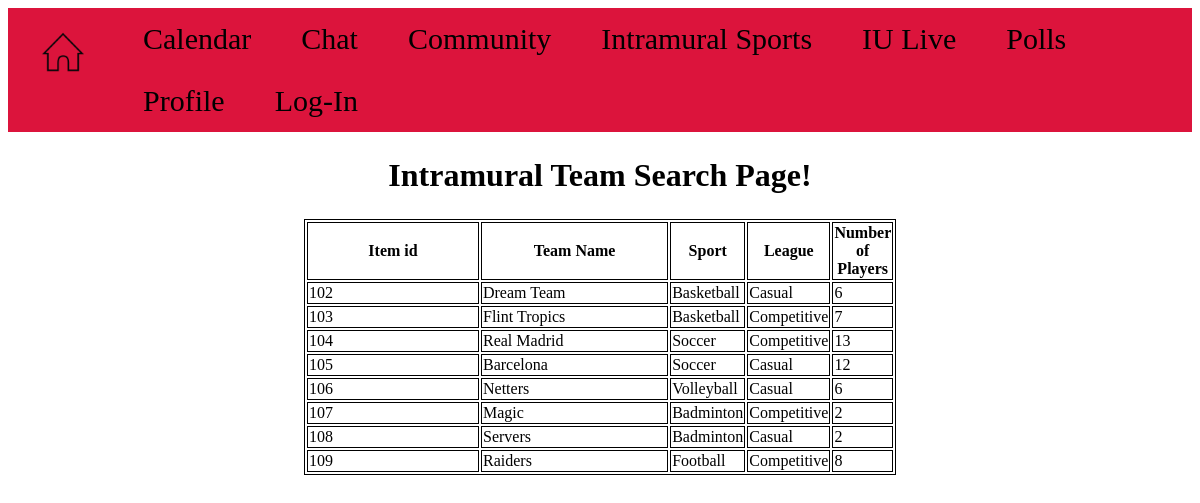
Screenshot of /teamsearch.php with the database file from the repository.
### tables this page shows
CREATE TABLE Teams(
Team_id INT NOT NULL AUTO_INCREMENT,
team_name VARCHAR(40),
Sport VARCHAR(20),
League VARCHAR(15),
Num_players INT(2),
PRIMARY KEY (Team_id)
);

### teamsearch.php (the view, shortened to what this page needs)
<html>
    <head>
        <link rel="stylesheet" href="css/style.css">
    </head>
    <body>
    <div class="topnav">
        <a href="home.html"><img class="homeImg" src="Images/homebutton.png" alt="Home"></a>
        <a href="cal.php">Calendar</a>
        <a href="chat.html">Chat</a>
        <a href="community.html">Community</a>
        <a href="intramurals.php">Intramural Sports</a>
        <a href="live.html">IU Live</a>
        <a href="polls.php">Polls</a>
        <a href="profile.php">Profile</a>
        <a href='https://idp.login.iu.edu/idp/profile/cas/login?service=https://cgi.luddy.indiana.edu/~team36/login.php'>Log-In</a>
    </div>
        <h1><center>Intramural Team Search Page!</center></h1>
        <center><table class="tabledesign">
            <?php
                $db = mysqli_connect("db.luddy.indiana.edu","i494f22_samanort","my+sql=i494f22_samanort","i494f22_samanort") or die("Error connecting to MySQL server.");
                $query1 = "SELECT * FROM Teams";
                mysqli_query($db, $query1) or die('Error querying database.');
                $result = mysqli_query($db, $query1);
                echo '<tr><th>Item id</th><th>Team Name</th><th>Sport</th><th>League</th><th>Number of Players</th></tr>';
                while($row = mysqli_fetch_array($result)){
                    echo "<tr>";
                    echo "<td>" . $row['Team_id'] . "</td>";
                    echo "<td>" . $row['team_name'] . "</td>";
                    echo "<td>" . $row['Sport'] . "</td>";
                    echo "<td>" . $row['League'] . "</td>";
                    echo "<td>" . $row['Num_players'] . "</td>";
                    echo "</tr>";
                }
            ?>
        </table></center>
    </body>
</html>

### css/style.css (style rules this page uses)
.topnav { background-color: #DC143C; overflow: hidden; padding:0; }
.topnav a { float: left; color: black; text-align: center; padding: 14px 25px; text-decoration: none; font-size: 30px; }
.homeImg { width: 60px; height: 60px; padding: 0%; }
h1 { margin: 25px 10px; }
table, th, td { border: 1px solid; width: 50%; }
.tabledesign { border: 1px solid; width: 50%; }

### rows the page displays
teams: Team_id "102", team_name "Dream Team", Sport "Basketball", League "Casual", Num_players "6"
teams: Team_id "103", team_name "Flint Tropics", Sport "Basketball", League "Competitive", Num_players "7"
teams: Team_id "104", team_name "Real Madrid", Sport "Soccer", League "Competitive", Num_players "13"
teams: Team_id "105", team_name "Barcelona", Sport "Soccer", League "Casual", Num_players "12"
teams: Team_id "106", team_name "Netters", Sport "Volleyball", League "Casual", Num_players "6"
teams: Team_id "107", team_name "Magic", Sport "Badminton", League "Competitive", Num_players "2"
teams: Team_id "108", team_name "Servers", Sport "Badminton", League "Casual", Num_players "2"
teams: Team_id "109", team_name "Raiders", Sport "Football", League "Competitive", Num_players "8"
